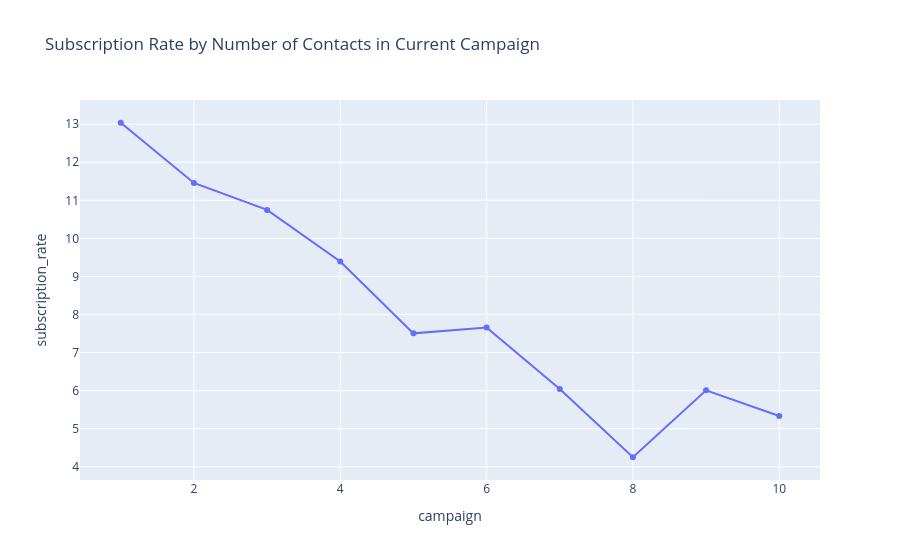

This figure's notebook cell:
### Markdown cell above
### 5.7 Subscription Rate by Number of Contacts

### Code cell
campaign_summary = (
    df_clean
    .groupby("campaign", as_index=False)["y_num"]
    .mean()
)

campaign_summary["subscription_rate"] = campaign_summary["y_num"] * 100

campaign_summary = campaign_summary[campaign_summary["campaign"] <= 10]

fig = px.line(
    campaign_summary,
    x="campaign",
    y="subscription_rate",
    markers=True,
    title="Subscription Rate by Number of Contacts in Current Campaign"
)

fig.show()

### Figure 1 — Plotly figure (JSON) as saved in the notebook; plotly's stock layout.template omitted (floating-point values rounded to 4 significant figures)
{"data": [{"hovertemplate": "campaign=%{x}<br>subscription_rate=%{y}<extra></extra>", "legendgroup": "", "line": {"color": "#636efa", "dash": "solid"}, "marker": {"symbol": "circle"}, "mode": "lines+markers", "name": "", "orientation": "v", "showlegend": false, "type": "scatter", "x": [1, 2, 3, 4, 5, 6, 7, 8, 9, 10], "xaxis": "x", "y": [13.04, 11.46, 10.75, 9.393, 7.505, 7.661, 6.041, 4.25, 6.007, 5.333], "yaxis": "y"}], "layout": {"legend": {"tracegroupgap": 0}, "title": {"text": "Subscription Rate by Number of Contacts in Current Campaign"}, "xaxis": {"anchor": "y", "domain": [0, 1], "title": {"text": "campaign"}}, "yaxis": {"anchor": "x", "domain": [0, 1], "title": {"text": "subscription_rate"}}}}
